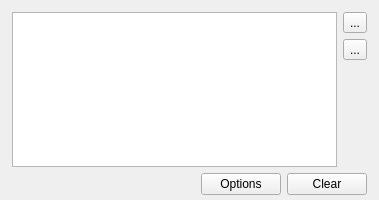
<ui version="4.0" >
 <class>CuPEDWizardCustomizeTier</class>
 <widget class="QWidget" name="CuPEDWizardCustomizeTier" >
  <property name="geometry" >
   <rect>
    <x>0</x>
    <y>0</y>
    <width>379</width>
    <height>200</height>
   </rect>
  </property>
  <property name="windowTitle" >
   <string>Customize Tier</string>
  </property>
  <layout class="QVBoxLayout" name="verticalLayout_2" >
   <property name="spacing" >
    <number>-1</number>
   </property>
   <property name="leftMargin" >
    <number>12</number>
   </property>
   <property name="topMargin" >
    <number>12</number>
   </property>
   <property name="rightMargin" >
    <number>12</number>
   </property>
   <property name="bottomMargin" >
    <number>5</number>
   </property>
   <item>
    <layout class="QHBoxLayout" name="horizontalLayout" >
     <item>
      <widget class="QListWidget" name="settingsList" >
       <property name="sizePolicy" >
        <sizepolicy vsizetype="Expanding" hsizetype="Expanding" >
         <horstretch>0</horstretch>
         <verstretch>0</verstretch>
        </sizepolicy>
       </property>
      </widget>
     </item>
     <item>
      <layout class="QVBoxLayout" name="verticalLayout" >
       <item>
        <widget class="QToolButton" name="downButton" >
         <property name="text" >
          <string>...</string>
         </property>
         <property name="icon" >
          <iconset>
           <normaloff>bin/icons/circular/arrow_down.png</normaloff>bin/icons/circular/arrow_down.png</iconset>
         </property>
        </widget>
       </item>
       <item>
        <widget class="QToolButton" name="upButton" >
         <property name="text" >
          <string>...</string>
         </property>
         <property name="icon" >
          <iconset>
           <normaloff>bin/icons/circular/arrow_up.png</normaloff>bin/icons/circular/arrow_up.png</iconset>
         </property>
        </widget>
       </item>
       <item>
        <spacer name="verticalSpacer" >
         <property name="orientation" >
          <enum>Qt::Vertical</enum>
         </property>
         <property name="sizeHint" stdset="0" >
          <size>
           <width>20</width>
           <height>40</height>
          </size>
         </property>
        </spacer>
       </item>
      </layout>
     </item>
    </layout>
   </item>
   <item>
    <layout class="QHBoxLayout" name="horizontalLayout_2" >
     <item>
      <spacer name="horizontalSpacer" >
       <property name="orientation" >
        <enum>Qt::Horizontal</enum>
       </property>
       <property name="sizeHint" stdset="0" >
        <size>
         <width>40</width>
         <height>20</height>
        </size>
       </property>
      </spacer>
     </item>
     <item>
      <widget class="QPushButton" name="optionsButton" >
       <property name="text" >
        <string>Options</string>
       </property>
       <property name="icon" >
        <iconset>
         <normaloff>bin/icons/circular/edit.png</normaloff>bin/icons/circular/edit.png</iconset>
       </property>
      </widget>
     </item>
     <item>
      <widget class="QPushButton" name="clearButton" >
       <property name="text" >
        <string>Clear</string>
       </property>
       <property name="icon" >
        <iconset>
         <normaloff>bin/icons/circular/delete.png</normaloff>bin/icons/circular/delete.png</iconset>
       </property>
      </widget>
     </item>
    </layout>
   </item>
  </layout>
 </widget>
 <resources/>
 <connections/>
</ui>
